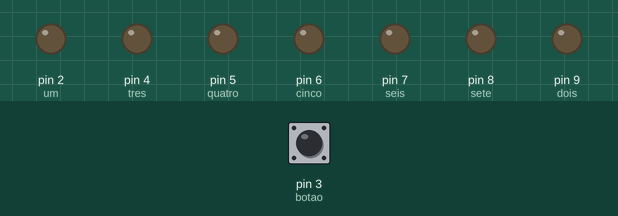
A sketch run on a simulated Arduino Uno, built with avr-gcc and run on an emulated ATmega328P. On the bench: output pins drawn as LEDs (lit = HIGH). Dashed ring = blinking. The inputs (shaded band) are chosen by the test bench; at power-on: pin 3 (botao) LOW. Random numbers use the default seed unless the sketch sets one.

Above: at 1.2 s.
1.3 s: pin 3 (botao) pulled HIGH for 0.15 s
At 1.8 s:
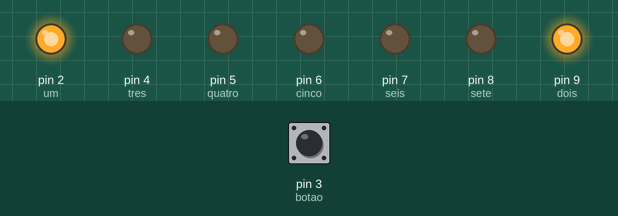
2.9 s: pin 3 (botao) pulsed HIGH 2 times (0.12 s each, 0.3 s apart)
At 4.5 s:
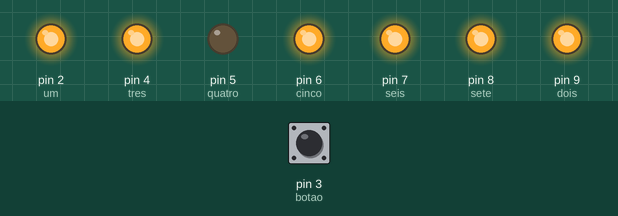
5.9 s: pin 3 (botao) pulled HIGH for 1 s
At 6.05 s:
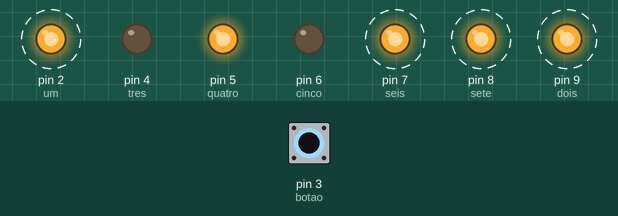
8.4 s: pin 3 (botao) pulled HIGH for 3.2 s
At 9.1 s:
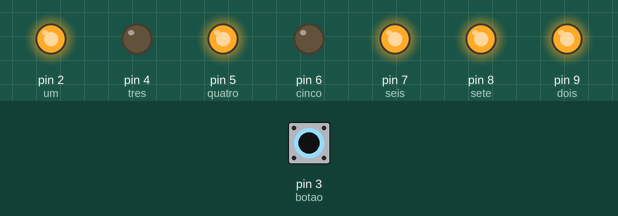
Timing chart, 0 to 11.4 s (numbered marks = the images above; inputs shaded):
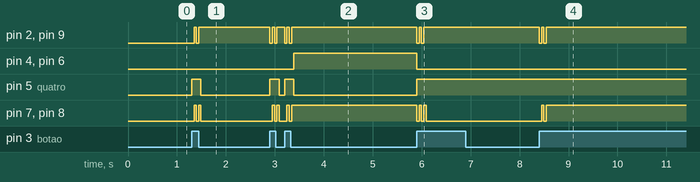

Measured:
- after the input at 1.3 s, pin 2 (um), pin 9 (dois): LOW → HIGH after 0.05 s, → LOW 0.05 s later, → HIGH 0.05 s later; pin 5 (quatro): LOW → HIGH at once, → LOW 0.19 s later; pin 7 (seis), pin 8 (sete): alternates HIGH for 0.05 s and LOW for 0.05 s, 4 changes in all, then stays LOW, starting after 0.05 s
- after the input at 2.9 s, pin 4 (tres), pin 6 (cinco): LOW → HIGH after 0.49 s; pin 5 (quatro): alternates HIGH for 0.19 s and LOW for 0.11 s, 4 changes in all, then stays LOW, starting at once; pin 7 (seis), pin 8 (sete): goes HIGH 0.05 s, LOW 0.05 s, HIGH 0.05 s, LOW 0.16 s, HIGH 0.05 s, LOW 0.05 s, then HIGH, starting after 0.05 s
- after the input at 5.9 s, pin 2 (um): alternates HIGH for 0.05 s and LOW for 0.05 s, 4 changes in all, then stays HIGH, starting at once; pin 4 (tres): HIGH → LOW at once
- after the input at 8.4 s, pin 2 (um), pin 9 (dois): alternates HIGH for 0.05 s and LOW for 0.05 s, 4 changes in all, then stays HIGH, starting at once; pin 7 (seis), pin 8 (sete): LOW → HIGH after 0.05 s, → LOW 0.05 s later, → HIGH 0.05 s later

The sketch:

dado.ino
```cpp
int um = 2;
int dois = 9;
int tres = 4;
int quatro = 5;
int cinco = 6;
int seis = 7;
int sete = 8;
int botao = 3;

void teste() {
  int x = random(1,7);

    digitalWrite(um, LOW);
    digitalWrite(dois, LOW);
    digitalWrite(tres, LOW);
    digitalWrite(quatro, HIGH);
    digitalWrite(cinco, LOW);
    digitalWrite(seis, LOW);
    digitalWrite(sete, LOW);

delay(10000);
     digitalWrite(um, HIGH);
     digitalWrite(dois, HIGH);
     digitalWrite(tres, LOW);
     digitalWrite(quatro, HIGH);
     digitalWrite(cinco, LOW);
     digitalWrite(seis, HIGH);
     digitalWrite(sete, HIGH);
delay(10000);
        digitalWrite(um, LOW);
    digitalWrite(dois, LOW);
    digitalWrite(tres, LOW);
    digitalWrite(quatro, HIGH);
    digitalWrite(cinco, LOW);
    digitalWrite(seis, LOW);
    digitalWrite(sete, LOW);
delay(10000);
     digitalWrite(um, HIGH);
     digitalWrite(dois, HIGH);
     digitalWrite(tres, LOW);
     digitalWrite(quatro, HIGH);
     digitalWrite(cinco, LOW);
     digitalWrite(seis, HIGH);
     digitalWrite(sete, HIGH);
  delay(10000);
  if (x == 1) {
    digitalWrite(um, LOW);
    digitalWrite(dois, LOW);
    digitalWrite(tres, LOW);
    digitalWrite(quatro, HIGH);
    digitalWrite(cinco, LOW);
    digitalWrite(seis, LOW);
    digitalWrite(sete, LOW);
  }
  if (x == 2) {
    digitalWrite(um, HIGH);
   digitalWrite(dois, HIGH);
   digitalWrite(tres, LOW);
   digitalWrite(quatro, LOW);
   digitalWrite(cinco, LOW);
   digitalWrite(seis, LOW);
   digitalWrite(sete, LOW);
  }
  if (x == 3) {
     digitalWrite(um, HIGH);
     digitalWrite(dois, HIGH);
     digitalWrite(tres, LOW);
     digitalWrite(quatro, HIGH);
     digitalWrite(cinco, LOW);
     digitalWrite(seis, LOW);
     digitalWrite(sete, LOW);
  }
  if (x == 4) {
     digitalWrite(um, HIGH);
     digitalWrite(dois, HIGH);
     digitalWrite(tres, LOW);
     digitalWrite(quatro, LOW);
     digitalWrite(cinco, LOW);
     digitalWrite(seis, HIGH);
     digitalWrite(sete, HIGH);
  }
  if (x == 5) {
     digitalWrite(um, HIGH);
     digitalWrite(dois, HIGH);
     digitalWrite(tres, LOW);
     digitalWrite(quatro, HIGH);
     digitalWrite(cinco, LOW);
     digitalWrite(seis, HIGH);
     digitalWrite(sete, HIGH);
  }
  if (x == 6) {
     digitalWrite(um, HIGH);
     digitalWrite(dois, HIGH);
     digitalWrite(tres, HIGH);
     digitalWrite(quatro, LOW);
     digitalWrite(cinco, HIGH);
     digitalWrite(seis, HIGH);
     digitalWrite(sete, HIGH);
  }
}

void setup() {
  pinMode(um, OUTPUT);
  pinMode(dois, OUTPUT);
  pinMode(tres, OUTPUT);
  pinMode(quatro, OUTPUT);
  pinMode(cinco, OUTPUT);
  pinMode(seis, OUTPUT);
  pinMode(sete, OUTPUT);

  attachInterrupt(digitalPinToInterrupt(botao), teste, RISING);

 digitalWrite(um, LOW);
 digitalWrite(dois, LOW);
 digitalWrite(tres, LOW);
 digitalWrite(quatro, LOW);
 digitalWrite(cinco, LOW);
 digitalWrite(seis, LOW);
 digitalWrite(sete, LOW);

}


void loop() {

}
```
